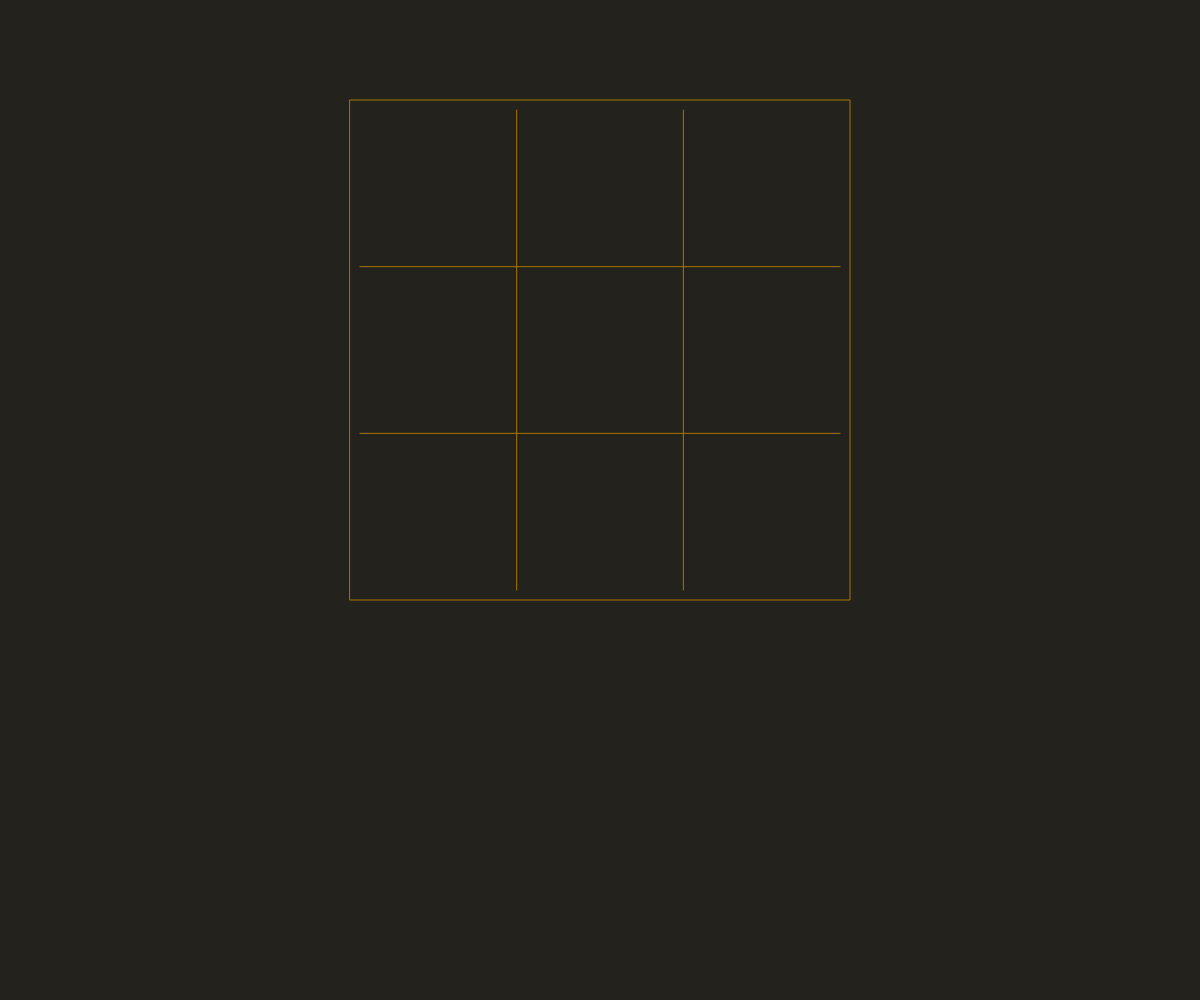
Frame 1 (no input)
Frame 60 (no input): identical to frame 1, image omitted
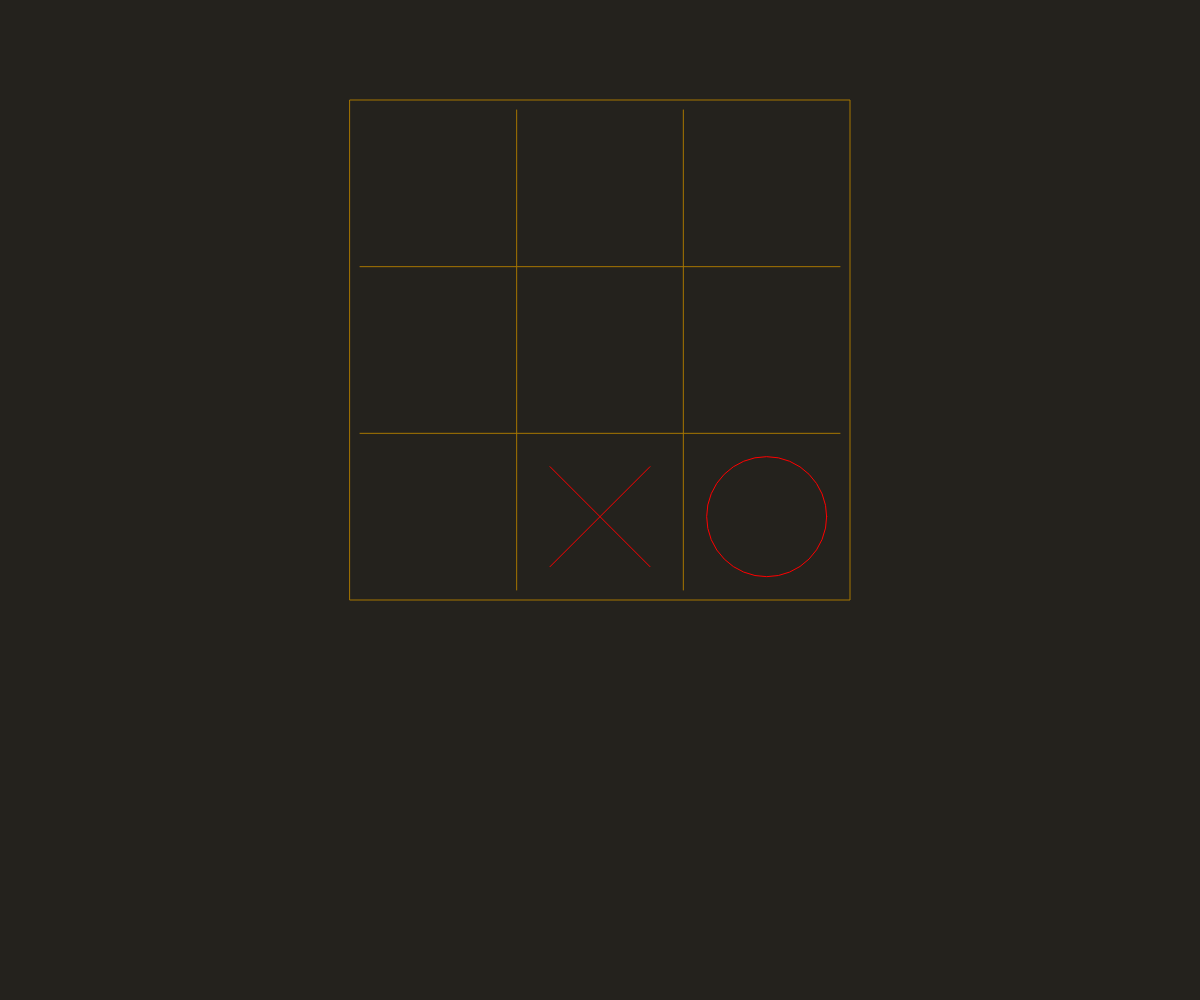
Frame 120 (the mouse pressed at the canvas centre since frame 60)

The p5.js sketch that drew these frames (run headless with seeded random() and noise() and a simulated clock; from frame 60 on, the mouse is pressed at the canvas centre):

// p5.js sketch
// ── sketch.js
const game = new Game();

function mousePressed() {
  game.mousePressed();
}

function setup() {
	createCanvas(windowWidth, windowHeight);
  game.setup();
}

function draw() {
  game.draw();
}

// ── Board.js
const FIELD_FREE    = ' ';
const FIELD_X       = 'X';
const FIELD_O       = 'O';

class Board {
  constructor() {
    this.fields = [];
  }

  setup() {
    for (let i = 0; i < 3; i++) {
      const row = [];
      for (let j = 0; j < 3; j++) {
        row[j] = FIELD_FREE;
      }
      this.fields.push(row);
    }

    this.boardSize = 500;
    this.boardX = windowWidth / 2 - this.boardSize / 2;
    this.boardY = 100;
    this.fieldSize = 500 / 3;
  }

  draw() {
    background(36, 34, 29);

    this.drawBoard();

    for (let i = 0; i < 3; i++) {
      for (let j = 0; j < 3; j++) {
        if (this.fields[i][j] === FIELD_X) {
          this.drawX(i, j);
        } else if (this.fields[i][j] === FIELD_O) {
          this.drawO(i, j);
        }
      }
    }
  }

  makeMove(x, y) {
    for (let i = 0; i < 3; i++) {
      for (let j = 0; j < 3; j++) {
        const fieldX = this.boardX + this.fieldSize * j;
        const fieldY = this.boardY + this.fieldSize * i;

        if (x >= fieldX && x <= fieldX + this.fieldSize &&
            y >= fieldY && y <= fieldY + this.fieldSize) {
          if (this.fields[i][j] === FIELD_FREE) {
            this.fields[i][j] = FIELD_X;
            this.checkForWin(i, j, FIELD_X);

            return {
              x: i,
              y: j,
            }
          } else {
            return null;
          }
        }
      }
    }

    return null;
  }

  botMakeMove(row, col, player) {
    if (this.fields[row][col] === FIELD_FREE) {
        this.fields[row][col] = player;
        return true;
        //this.checkForWin(row, col, FIELD_O);
    }

    return false;
  }

  makeFieldFree(row, col) {
    this.fields[row][col] = FIELD_FREE;
  }

  checkForWin(row, col, player) {
    let countRow = 0;
    let countCol = 0;
    let countD1 = 0;
    let countD2 = 0;

    for (let i = 0; i < 3; i++) {
      if (this.fields[row][i] === player) {
        countRow++;
      }
      if (this.fields[i][col] === player) {
        countCol++;
      }
      if (this.fields[i][i] === player) {
        countD1++;
      }
      if (this.fields[i][2 - i] === player) {
        countD2++;
      }
    }

    if (countRow === 3 || countCol === 3 || countD1 === 3 || countD2 === 3) {
      return true;
    }

    return false;
  }

  isFinished() {
    for (let i = 0; i < 3; i++) {
      for (let j = 0; j < 3; j++) {
        if (this.fields[i][j] === FIELD_FREE) {
          return false;
        }
      }
    }

    return true;
  }

  drawBoard() {
    stroke(166, 118, 0);
    noFill();
    rect(this.boardX, this.boardY, this.boardSize, this.boardSize);

    for (let i = 1; i < 3; i++) {
      const lineX = this.boardX + (this.boardSize / 3) * i;
      line(lineX, this.boardY + 10, lineX, this.boardY + this.boardSize - 10);
      const lineY = this.boardY + (this.boardSize / 3) * i;
      line(this.boardX + 10, lineY, this.boardX + this.boardSize - 10, lineY);
    }
  }

  drawX(row, col) {
    const x = this.boardX + this.fieldSize * col + (this.fieldSize / 2 - 50);
    const y = this.boardY + this.fieldSize * row + (this.fieldSize / 2 - 50);

    stroke(255, 0, 0);
    line(x, y, x + 100, y + 100);
    line(x, y + 100, x + 100, y);
  }

  drawO(row, col) {
    const x = this.boardX + this.fieldSize * col + (this.fieldSize / 2);
    const y = this.boardY + this.fieldSize * row + (this.fieldSize / 2);

    stroke(255, 0, 0);
    noFill();
    circle(x, y, 120)
  }
}

// ── Bot.js
class Bot {
  constructor() {
  }

  getBestMove(board) {
    this.board = Object.assign(Object.create(Object.getPrototypeOf(board)), board);

    let bestMove = {
      score: -100,
    }
    for (let i = 0; i < 3; i++) {
      for (let j = 0; j < 3; j++) {
        if (this.board.botMakeMove(i, j, FIELD_O)) {
          const move = this.minimax(i, j, FIELD_O);
          if (move.score >= bestMove.score) {
            bestMove = {
              row: i,
              col: j,
              score: move.score,
            }
          }

          this.board.makeFieldFree(i, j);
        }
      }
    }

    return bestMove;
  }

  minimax(row, col, player) {
    if (this.board.checkForWin(row, col, player)) {
      return {
        row: row,
        col: col,
        score: player === FIELD_O ? 1 : -1,
      }
    }

    if (!this.isNextMoveExists()) {
      return {
        row: row,
        col: col,
        score: 0,
      }
    }

    if (player === FIELD_O) {
      let move = { score: 100 }

      for (let i = 0; i < 3; i++) {
        for (let j = 0; j < 3; j++) {
          if (this.board.botMakeMove(i, j, FIELD_X)) {
            const newMove = this.minimax(i, j, FIELD_X);
            if (newMove.score <= move.score) {
              move = {
                row: i,
                column: j,
                score: newMove.score,
              }
            }
            this.board.makeFieldFree(i, j);
          }
        }
      }

      return move;
    } else {
      let move = { score: -100 }

      for (let i = 0; i < 3; i++) {
        for (let j = 0; j < 3; j++) {
          if (this.board.botMakeMove(i, j, FIELD_O)) {
            const newMove = this.minimax(i, j, FIELD_O);
            if (newMove.score >= move.score) {
              move = {
                row: i,
                column: j,
                score: newMove.score,
              }
            }
            this.board.makeFieldFree(i, j);
          }
        }
      }

      return move;
    }
  }

  isNextMoveExists() {
    let moveExists = false;
    for (let i = 0; i < 3; i++) {
      for (let j = 0; j < 3; j++) {
        if (this.board.botMakeMove(i, j, FIELD_FREE)) {
          moveExists = true;
          this.board.makeFieldFree(i, j);
          if (moveExists) {
            return true;
          }
        }
      }
    }
    return false;
  }
}

// ── Game.js
class Game {
  constructor() {
    this.board = new Board();
    this.bot = new Bot();
  }

  setup() {
    this.board.setup();
  }

  draw() {
    this.board.draw();
  }

  mousePressed() {
    const playerMove = this.board.makeMove(mouseX, mouseY);
    if (playerMove)
    {
      if (this.board.checkForWin(playerMove.x, playerMove.y, FIELD_X)) {
        this.playAgain('You win!');
      }

      if (this.board.isFinished()) {
        this.playAgain('Draw!');
        return;
      }

      const move = this.bot.getBestMove(this.board);
      this.board.botMakeMove(move.row, move.col, FIELD_O);

      if (this.board.checkForWin(move.row, move.col, FIELD_O)) {
        this.playAgain('AI win!');
      }
    }
  }

  playAgain(msg) {
    const again = confirm(msg + ' Do you want to play again?');
    if (again) {
      this.board = new Board();
      this.board.setup();
    }
  }
}
